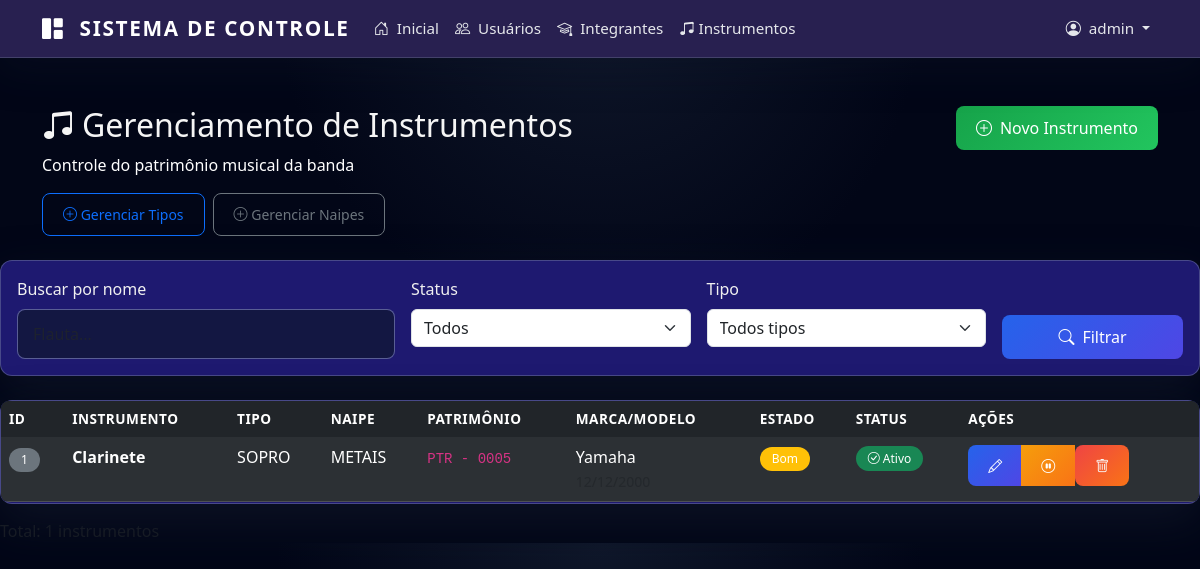
The page /admin/instrumentos (signed in) on the database its author committed.
### app/models.py (models this page shows, shortened)
class User(UserMixin, db.Model):
    id = db.Column(db.Integer, primary_key=True)
    username = db.Column(db.String(100), unique=True, nullable=False)
    password = db.Column(db.String(255), nullable=False)
    is_admin = db.Column(db.Boolean, default=False)
    is_active = db.Column(db.Boolean, default=True)
    must_change_password = db.Column(db.Boolean, default=True)
    login_attempts = db.Column(db.Integer, default=0)
    blocked_until = db.Column(db.DateTime, nullable=True)

class Instrumento(db.Model):
    id = db.Column(db.Integer, primary_key=True)
    nome = db.Column(db.String(100), nullable=False)
    tipo_id = db.Column(db.Integer, db.ForeignKey('tipo_instrumento.id'))
    naipe_id = db.Column(db.Integer, db.ForeignKey('naipe.id'))
    patrimonio = db.Column(db.String(50), unique=True)
    marca = db.Column(db.String(100))
    modelo = db.Column(db.String(100))
    estado = db.Column(db.String(50))  # Novo, Bom, Regular, Ruim
    data_aquisicao = db.Column(db.Date)
    observacoes = db.Column(db.Text)
    ativo = db.Column(db.Boolean, default=True)
    alunos = db.relationship('AlunoInstrumento', backref='instrumento', lazy=True, cascade='all, delete-orphan')

class TipoInstrumento(db.Model):
    id = db.Column(db.Integer, primary_key=True)
    nome = db.Column(db.String(50), nullable=False)
    instrumentos = db.relationship('Instrumento', backref='tipo', lazy=True)

class Naipe(db.Model):
    id = db.Column(db.Integer, primary_key=True)
    nome = db.Column(db.String(100), nullable=False)
    instrumentos = db.relationship('Instrumento', backref='naipe', lazy=True)

### app/routes.py (the view)
@main_bp.route("/admin/instrumentos")
@login_required
def listar_instrumentos():
    nome_busca = request.args.get('busca', '')
    ativo_filter = request.args.get('ativo', '')
    tipo_filter = request.args.get('tipo_id', '')
    query = Instrumento.query
    if nome_busca:
        query = query.filter(Instrumento.nome.ilike(f'%{nome_busca}%'))
    if ativo_filter == '1':
        query = query.filter(Instrumento.ativo == True)
    elif ativo_filter == '0':
        query = query.filter(Instrumento.ativo == False)
    if tipo_filter:
        query = query.filter(Instrumento.tipo_id == int(tipo_filter))
    instrumentos = query.order_by(Instrumento.nome).all()
    tipos_instrumento = TipoInstrumento.query.all()
    return render_template("admin_instrumentos.html",
                          instrumentos=instrumentos,
                          tipos_instrumento=tipos_instrumento,
                          busca=nome_busca,
                          ativo_filter=ativo_filter,
                          tipo_filter=tipo_filter)

### app/__init__.py (called while the page is built)
@login_manager.user_loader
def load_user(user_id):
    from .models import User
    return User.query.get(int(user_id))

### app/utils.py (called while the page is built)
def obter_todas_configuracoes():
    configs = SistemaConfig.query.all()
    return {config.key: config.value for config in configs}

### templates/admin_instrumentos.html (shortened to what this page needs)
{% extends "base.html" %}
{% block content %}
<div class="container mt-5 fade-in">
  <div class="row mb-4">
    <div class="col-md-8">
      <h2><i class="bi bi-music-note-beamed me-2"></i>Gerenciamento de Instrumentos</h2>
      <p class="text-white">Controle do patrimônio musical da banda</p>
    </div>
    <div class="col-md-4 text-md-end">
      {% if current_user.is_admin %}
      <a href="{{ url_for('main.criar_instrumento') }}" class="btn btn-success">
        <i class="bi bi-plus-circle me-2"></i>Novo Instrumento
      </a>
      {% endif %}
    </div>
              <div class="col-md-4 text-md-end">
                <div class="d-flex gap-2">
                  <a href="{{ url_for('main.listar_tipos') }}" class="btn btn-outline-primary btn-sm">
                    <i class="bi bi-plus-circle"></i> Gerenciar Tipos
                  </a>
                  <a href="{{ url_for('main.listar_naipes') }}" class="btn btn-outline-secondary btn-sm">
                    <i class="bi bi-plus-circle"></i> Gerenciar Naipes
                  </a>
                </div>
              </div>
            </div>
  </div>
  <div class="card mb-4">
    <div class="card-body">
      <form method="GET" action="{{ url_for('main.listar_instrumentos') }}" class="row g-3">
        <div class="col-md-4">
          <label for="busca" class="form-label">Buscar por nome</label>
          <input type="text" name="busca" id="busca" class="form-control" value="{{ busca }}" placeholder="Flauta...">
        </div>
        <div class="col-md-3">
          <label for="ativo" class="form-label">Status</label>
          <select name="ativo" id="ativo" class="form-select">
            <option value="">Todos</option>
          </select>
        </div>
        <div class="col-md-3">
          <label for="tipo_id" class="form-label">Tipo</label>
          <select name="tipo_id" id="tipo_id" class="form-select">
            <option value="">Todos tipos</option>
          </select>
        </div>
        <div class="col-md-2 d-flex align-items-end">
          <button type="submit" class="btn btn-primary w-100">
            <i class="bi bi-search me-2"></i>Filtrar
          </button>
        </div>
      </form>
    </div>
  </div>
  <div class="card">
    <div class="card-body p-0">
      <div class="table-responsive">
        <table class="table table-dark table-striped table-hover mb-0">
          <thead class="table-dark">
            <tr>
              <th>ID</th>
              <th>Instrumento</th>
              <th>Tipo</th>
              <th>Naipe</th>
              <th>Patrimônio</th>
              <th>Marca/Modelo</th>
              <th>Estado</th>
              <th>Status</th>
              <th>Ações</th>
            </tr>
          </thead>
          <tbody>
            {% for inst in instrumentos %}
            <tr>
              <td><span class="badge bg-secondary">{{ inst.id }}</span></td>
              <td><strong>{{ inst.nome }}</strong></td>
              <td>{{ inst.tipo.nome if inst.tipo else '-' }}</td>
              <td>{{ inst.naipe.nome if inst.naipe else '-' }}</td>
              <td><code>{{ inst.patrimonio or '-' }}</code></td>
              <td>
                {{ inst.marca or '' }} {{ inst.modelo or '' }}<br>
                <small class="text-muted">
                </small>
              </td>
              <td>
                <span class="badge {{ 'bg-success' if inst.estado == 'Novo' else 'bg-warning' if inst.estado == 'Bom' else 'bg-info' if inst.estado == 'Regular' else 'bg-danger' }}">
                  {{ inst.estado or 'Não definido' }}
                </span>
              </td>
              <td>
                {% if inst.ativo %}
                  <span class="badge bg-success"><i class="bi bi-check-circle"></i> Ativo</span>
                {% else %}
                  <span class="badge bg-danger"><i class="bi bi-x-circle"></i> Inativo</span>
                {% endif %}
              </td>
              <td>
                <div class="btn-group">
                  <a href="{{ url_for('main.editar_instrumento', instrumento_id=inst.id) }}" class="btn btn-sm btn-primary" title="Editar">
                    <i class="bi bi-pencil"></i>
                  </a>
                  <a href="{{ url_for('main.toggle_instrumento', instrumento_id=inst.id) }}"
                     class="btn btn-sm {{ 'btn-warning' if inst.ativo else 'btn-success' }}" title="Ativar/Desativar">
                    <i class="bi {{ 'bi-pause-circle' if inst.ativo else 'bi-play-circle' }}"></i>
                  </a>
                  <form action="{{ url_for('main.excluir_instrumento', instrumento_id=inst.id) }}" method="POST" style="display:inline">
                    <button class="btn btn-sm btn-danger" onclick="return confirm('Excluir {{ inst.nome }}?')" title="Excluir">
                      <i class="bi bi-trash"></i>
                    </button>
                  </form>
                </div>
              </td>
            </tr>
            {% endfor %}
          </tbody>
        </table>
      </div>
    </div>
  </div>
  <div class="mt-3 text-muted">
    Total: {{ instrumentos|length }} instrumentos
  </div>
{% endblock %}

### templates/base.html (shortened to what this page needs)
<!DOCTYPE html>
<html lang="pt-br">
<head>
  <link href="https://cdn.jsdelivr.net/npm/bootstrap@5.3.8/dist/css/bootstrap.min.css" rel="stylesheet">
  <link rel="stylesheet" href="https://cdn.jsdelivr.net/npm/bootstrap-icons@1.11.3/font/bootstrap-icons.min.css">
  <link rel="stylesheet" href="{{ url_for('static', filename='css/style.css') }}">
</head>
<body>
  {% if current_user.is_authenticated %}
  <nav class="navbar navbar-expand-md navbar-dark">
    <div class="container">
      <a class="navbar-brand" href="{{ url_for('main.dashboard') }}">
        <i class="bi bi-grid-1x2-fill me-2"></i> Sistema de Controle
      </a>
      <div class="collapse navbar-collapse" id="navbarNav">
        <ul class="navbar-nav me-auto">
          <li class="nav-item">
            <a class="nav-link" href="{{ url_for('main.dashboard') }}">
              <i class="bi bi-house-door me-1"></i> Inicial
            </a>
          </li>
          {% if current_user.is_admin %}
          <li class="nav-item">
            <a class="nav-link" href="{{ url_for('main.listar_usuarios') }}">
              <i class="bi bi-people me-1"></i> Usuários
            </a>
          </li>
          {% endif %}
          <li class="nav-item">
            <a class="nav-link" href="{{ url_for('main.listar_alunos') }}">
              <i class="bi bi-mortarboard me-1"></i> Integrantes
            </a>
          </li>
          <li class="nav-item">
            <a class="nav-link" href="{{ url_for('main.listar_instrumentos') }}">
              <i class="bi bi-music-note-beamed"></i> Instrumentos
            </a>
          </li>
        </ul>
        <ul class="navbar-nav">
          <li class="nav-item dropdown">
            <a class="nav-link dropdown-toggle" href="#" role="button" data-bs-toggle="dropdown" aria-expanded="false">
              <i class="bi bi-person-circle me-1"></i> {{ current_user.username }}
            </a>
          </li>
        </ul>
      </div>
    </div>
  </nav>
  {% endif %}
  <main class="{% if not current_user.is_authenticated %}min-vh-100{% endif %}">
    {% block content %}{% endblock %}
  </main>
</body>
</html>

### static/css/style.css (style rules this page uses)
:root { --primary-color: #0f172a; --secondary-color: #1e293b; --accent-color: #2563eb; --highlight-color: #e94560; --text-light: #e5e7eb; --text-muted: #9ca3af; --surface-color: #ffffff; --surface-muted: rgba(15, 23, 42, 0.04); --success-color: #22c55e; --warning-color: #facc15; --danger-color: #ef4444; }
body { font-family: system-ui, -apple-system, BlinkMacSystemFont, 'Segoe UI', Tahoma, Geneva, Verdana, sans-serif; background: radial-gradient(circle at top, #0f172a 0, #020617 40%, #020617 100%); color: #e5e7eb; }
.navbar { background: rgba(15, 23, 42, 0.85) !important; backdrop-filter: blur(16px); -webkit-backdrop-filter: blur(16px); border-bottom: 1px solid rgba(148, 163, 184, 0.25); box-shadow: 0 10px 40px rgba(15, 23, 42, 0.35); }
.navbar-brand { font-weight: 700; font-size: 1.3rem; letter-spacing: 0.08em; text-transform: uppercase; }
.nav-link { font-weight: 500; font-size: 0.95rem; color: #e5e7eb !important; transition: color 0.25s ease, opacity 0.25s ease; }
.card { border: none; border-radius: 12px; background: rgba(15, 23, 42, 0.75); backdrop-filter: blur(18px); -webkit-backdrop-filter: blur(18px); border: 1px solid rgba(148, 163, 184, 0.35); box-shadow: 0 18px 45px rgba(15, 23, 42, 0.7); transition: transform 0.3s ease, box-shadow 0.3s ease; }
.btn { border-radius: 8px; font-weight: 500; padding: 10px 20px; transition: all 0.3s ease; }
.btn-success { background: linear-gradient(135deg, #16a34a, #22c55e); border: none; }
.btn-primary { background: linear-gradient(135deg, #2563eb, #4f46e5); border: none; }
.btn-warning { background: linear-gradient(135deg, #f59e0b, #f97316); border: none; color: white; }
.btn-danger { background: linear-gradient(135deg, #ef4444, #f97316); border: none; color: #f9fafb; }
.table { border-radius: 8px; overflow: hidden; }
.table-dark { background-color: var(--primary-color); }
.table thead th { border-bottom: none; font-weight: 600; text-transform: uppercase; font-size: 0.85rem; letter-spacing: 0.5px; }
.table tbody tr { transition: background-color 0.2s ease; }
.badge { padding: 6px 12px; border-radius: 20px; font-weight: 500; font-size: 0.75rem; }
.form-control { border-radius: 8px; border: 1px solid rgba(148, 163, 184, 0.5); padding: 12px 15px; transition: all 0.3s ease; background-color: rgba(15, 23, 42, 0.65); color: #e5e7eb; }
.form-label { font-weight: 500; color: #f0f0f0; margin-bottom: 8px; }
h2, h3, h4, h5, h6 { color: #f5f5f5; }
p { color: #d0d0d0; }
.fade-in { animation: fadeIn 0.5s ease-out; }

### rows shown on the page
User: username "admin"
Instrumento: id "1", nome "Clarinete", tipo "SOPRO", naipe "METAIS", patrimonio "PTR - 0005", marca "Yamaha", estado "Bom", ativo True (drawn)
